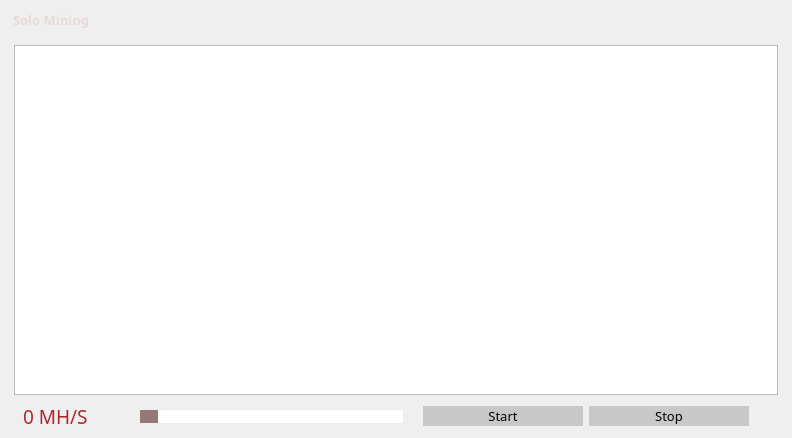
<?xml version="1.0" encoding="UTF-8"?>
<ui version="4.0">
 <class>MiningPage</class>
 <widget class="QDialog" name="MiningPage">
  <property name="geometry">
   <rect>
    <x>0</x>
    <y>0</y>
    <width>792</width>
    <height>438</height>
   </rect>
  </property>
  <property name="windowTitle">
   <string>Mining window</string>
  </property>
  <property name="styleSheet">
   <string notr="true"/>
  </property>
  <layout class="QVBoxLayout" name="verticalLayout">
   <property name="spacing">
    <number>0</number>
   </property>
   <property name="margin">
    <number>0</number>
   </property>
   <item>
    <widget class="Line" name="lineBefore">
     <property name="frameShadow">
      <enum>QFrame::Raised</enum>
     </property>
     <property name="lineWidth">
      <number>0</number>
     </property>
     <property name="orientation">
      <enum>Qt::Horizontal</enum>
     </property>
    </widget>
   </item>
   <item>
    <widget class="QWidget" name="wHeader" native="true">
     <property name="minimumSize">
      <size>
       <width>0</width>
       <height>32</height>
      </size>
     </property>
     <property name="maximumSize">
      <size>
       <width>16777215</width>
       <height>32</height>
      </size>
     </property>
     <property name="is_header" stdset="0">
      <bool>true</bool>
     </property>
     <layout class="QHBoxLayout" name="horizontalLayout_20">
      <property name="margin">
       <number>0</number>
      </property>
      <item>
       <widget class="QLabel" name="label_38">
        <property name="palette">
         <palette>
          <active/>
          <inactive/>
          <disabled/>
         </palette>
        </property>
        <property name="font">
         <font>
          <family>Adobe Arabic</family>
          <pointsize>10</pointsize>
          <weight>75</weight>
          <italic>false</italic>
          <bold>true</bold>
          <stylestrategy>PreferAntialias</stylestrategy>
         </font>
        </property>
        <property name="styleSheet">
         <string notr="true">QLabel {
	color: #E9D9D8;rgb(239, 239, 239)
}</string>
        </property>
        <property name="frameShadow">
         <enum>QFrame::Plain</enum>
        </property>
        <property name="text">
         <string>　Solo Mining</string>
        </property>
        <property name="textFormat">
         <enum>Qt::AutoText</enum>
        </property>
        <property name="scaledContents">
         <bool>true</bool>
        </property>
       </widget>
      </item>
     </layout>
    </widget>
   </item>
   <item>
    <widget class="QWidget" name="wContainer" native="true">
     <property name="styleSheet">
      <string notr="true">border-color: rgb(0, 0, 0);</string>
     </property>
     <layout class="QVBoxLayout" name="verticalLayout_2">
      <property name="leftMargin">
       <number>14</number>
      </property>
      <property name="topMargin">
       <number>10</number>
      </property>
      <property name="rightMargin">
       <number>14</number>
      </property>
      <property name="bottomMargin">
       <number>8</number>
      </property>
      <item>
       <widget class="QTextEdit" name="miningLog">
        <property name="minimumSize">
         <size>
          <width>0</width>
          <height>100</height>
         </size>
        </property>
        <property name="palette">
         <palette>
          <active>
           <colorrole role="Button">
            <brush brushstyle="SolidPattern">
             <color alpha="255">
              <red>242</red>
              <green>241</green>
              <blue>240</blue>
             </color>
            </brush>
           </colorrole>
           <colorrole role="Base">
            <brush brushstyle="SolidPattern">
             <color alpha="255">
              <red>255</red>
              <green>255</green>
              <blue>255</blue>
             </color>
            </brush>
           </colorrole>
           <colorrole role="Window">
            <brush brushstyle="SolidPattern">
             <color alpha="255">
              <red>242</red>
              <green>241</green>
              <blue>240</blue>
             </color>
            </brush>
           </colorrole>
          </active>
          <inactive>
           <colorrole role="Button">
            <brush brushstyle="SolidPattern">
             <color alpha="255">
              <red>242</red>
              <green>241</green>
              <blue>240</blue>
             </color>
            </brush>
           </colorrole>
           <colorrole role="Base">
            <brush brushstyle="SolidPattern">
             <color alpha="255">
              <red>255</red>
              <green>255</green>
              <blue>255</blue>
             </color>
            </brush>
           </colorrole>
           <colorrole role="Window">
            <brush brushstyle="SolidPattern">
             <color alpha="255">
              <red>242</red>
              <green>241</green>
              <blue>240</blue>
             </color>
            </brush>
           </colorrole>
          </inactive>
          <disabled>
           <colorrole role="Button">
            <brush brushstyle="SolidPattern">
             <color alpha="255">
              <red>242</red>
              <green>241</green>
              <blue>240</blue>
             </color>
            </brush>
           </colorrole>
           <colorrole role="Base">
            <brush brushstyle="SolidPattern">
             <color alpha="255">
              <red>242</red>
              <green>241</green>
              <blue>240</blue>
             </color>
            </brush>
           </colorrole>
           <colorrole role="Window">
            <brush brushstyle="SolidPattern">
             <color alpha="255">
              <red>242</red>
              <green>241</green>
              <blue>240</blue>
             </color>
            </brush>
           </colorrole>
          </disabled>
         </palette>
        </property>
        <property name="font">
         <font>
          <family>Adobe Arabic</family>
          <pointsize>10</pointsize>
          <weight>50</weight>
          <bold>false</bold>
         </font>
        </property>
        <property name="styleSheet">
         <string notr="true"> QScrollBar:vertical {
     border: 0px solid grey;
     background: white;
     width: 9px;
     margin: 0px 0px 0 0px;
 }
 QScrollBar::handle:vertical {
     background: #BB9396;
     min-width: 20px;
 }</string>
        </property>
        <property name="readOnly">
         <bool>true</bool>
        </property>
        <property name="tabKeyNavigation" stdset="0">
         <bool>false</bool>
        </property>
        <property name="columnCount" stdset="0">
         <number>2</number>
        </property>
       </widget>
      </item>
      <item>
       <layout class="QHBoxLayout" name="horizontalLayout">
        <property name="leftMargin">
         <number>9</number>
        </property>
        <property name="topMargin">
         <number>2</number>
        </property>
        <property name="rightMargin">
         <number>9</number>
        </property>
        <property name="bottomMargin">
         <number>0</number>
        </property>
        <item>
         <widget class="QLabel" name="lSpeed">
          <property name="sizePolicy">
           <sizepolicy hsizetype="Preferred" vsizetype="Preferred">
            <horstretch>0</horstretch>
            <verstretch>0</verstretch>
           </sizepolicy>
          </property>
          <property name="minimumSize">
           <size>
            <width>110</width>
            <height>0</height>
           </size>
          </property>
          <property name="palette">
           <palette>
            <active>
             <colorrole role="WindowText">
              <brush brushstyle="SolidPattern">
               <color alpha="255">
                <red>175</red>
                <green>39</green>
                <blue>46</blue>
               </color>
              </brush>
             </colorrole>
             <colorrole role="Text">
              <brush brushstyle="SolidPattern">
               <color alpha="255">
                <red>175</red>
                <green>39</green>
                <blue>46</blue>
               </color>
              </brush>
             </colorrole>
             <colorrole role="ButtonText">
              <brush brushstyle="SolidPattern">
               <color alpha="255">
                <red>175</red>
                <green>39</green>
                <blue>46</blue>
               </color>
              </brush>
             </colorrole>
            </active>
            <inactive>
             <colorrole role="WindowText">
              <brush brushstyle="SolidPattern">
               <color alpha="255">
                <red>175</red>
                <green>39</green>
                <blue>46</blue>
               </color>
              </brush>
             </colorrole>
             <colorrole role="Text">
              <brush brushstyle="SolidPattern">
               <color alpha="255">
                <red>175</red>
                <green>39</green>
                <blue>46</blue>
               </color>
              </brush>
             </colorrole>
             <colorrole role="ButtonText">
              <brush brushstyle="SolidPattern">
               <color alpha="255">
                <red>175</red>
                <green>39</green>
                <blue>46</blue>
               </color>
              </brush>
             </colorrole>
            </inactive>
            <disabled>
             <colorrole role="WindowText">
              <brush brushstyle="SolidPattern">
               <color alpha="255">
                <red>175</red>
                <green>39</green>
                <blue>46</blue>
               </color>
              </brush>
             </colorrole>
             <colorrole role="Text">
              <brush brushstyle="SolidPattern">
               <color alpha="255">
                <red>175</red>
                <green>39</green>
                <blue>46</blue>
               </color>
              </brush>
             </colorrole>
             <colorrole role="ButtonText">
              <brush brushstyle="SolidPattern">
               <color alpha="255">
                <red>175</red>
                <green>39</green>
                <blue>46</blue>
               </color>
              </brush>
             </colorrole>
            </disabled>
           </palette>
          </property>
          <property name="font">
           <font>
            <family>Adobe Arabic</family>
            <pointsize>14</pointsize>
            <weight>50</weight>
            <bold>false</bold>
            <stylestrategy>PreferAntialias</stylestrategy>
           </font>
          </property>
          <property name="styleSheet">
           <string notr="true">QLabel {
	rgb(239, 239, 239)
}</string>
          </property>
          <property name="text">
           <string notr="true">0 MH/S</string>
          </property>
          <property name="wordWrap">
           <bool>false</bool>
          </property>
          <property name="textInteractionFlags">
           <set>Qt::TextSelectableByMouse</set>
          </property>
         </widget>
        </item>
        <item>
         <widget class="QSlider" name="procSlider">
          <property name="enabled">
           <bool>true</bool>
          </property>
          <property name="styleSheet">
           <string notr="true">QSlider::groove {
	border: 1px solid #ededed;
	background-color: white;
	min-height: 20px;
}
QSlider::groove:disabled {
	background-color: #e0e0e0;
}

QSlider::handle {
	border: none;
	background-color: #947978;
    width: 18px;
}
QSlider::handle:hover {
	background-color: #AF272E;
}
QSlider::handle:pressed {
	background-color: #9D0B17;
}
</string>
          </property>
          <property name="minimum">
           <number>1</number>
          </property>
          <property name="maximum">
           <number>1</number>
          </property>
          <property name="orientation">
           <enum>Qt::Horizontal</enum>
          </property>
         </widget>
        </item>
        <item>
         <spacer name="horizontalSpacer_4">
          <property name="orientation">
           <enum>Qt::Horizontal</enum>
          </property>
          <property name="sizeType">
           <enum>QSizePolicy::Fixed</enum>
          </property>
          <property name="sizeHint" stdset="0">
           <size>
            <width>13</width>
            <height>20</height>
           </size>
          </property>
         </spacer>
        </item>
        <item>
         <widget class="QPushButton" name="bStartMining">
          <property name="minimumSize">
           <size>
            <width>160</width>
            <height>20</height>
           </size>
          </property>
          <property name="maximumSize">
           <size>
            <width>160</width>
            <height>20</height>
           </size>
          </property>
          <property name="palette">
           <palette>
            <active>
             <colorrole role="WindowText">
              <brush brushstyle="SolidPattern">
               <color alpha="255">
                <red>0</red>
                <green>0</green>
                <blue>0</blue>
               </color>
              </brush>
             </colorrole>
             <colorrole role="Button">
              <brush brushstyle="SolidPattern">
               <color alpha="255">
                <red>200</red>
                <green>200</green>
                <blue>200</blue>
               </color>
              </brush>
             </colorrole>
             <colorrole role="Text">
              <brush brushstyle="SolidPattern">
               <color alpha="255">
                <red>0</red>
                <green>0</green>
                <blue>0</blue>
               </color>
              </brush>
             </colorrole>
             <colorrole role="ButtonText">
              <brush brushstyle="SolidPattern">
               <color alpha="255">
                <red>0</red>
                <green>0</green>
                <blue>0</blue>
               </color>
              </brush>
             </colorrole>
             <colorrole role="Base">
              <brush brushstyle="SolidPattern">
               <color alpha="255">
                <red>200</red>
                <green>200</green>
                <blue>200</blue>
               </color>
              </brush>
             </colorrole>
             <colorrole role="Window">
              <brush brushstyle="SolidPattern">
               <color alpha="255">
                <red>200</red>
                <green>200</green>
                <blue>200</blue>
               </color>
              </brush>
             </colorrole>
            </active>
            <inactive>
             <colorrole role="WindowText">
              <brush brushstyle="SolidPattern">
               <color alpha="255">
                <red>0</red>
                <green>0</green>
                <blue>0</blue>
               </color>
              </brush>
             </colorrole>
             <colorrole role="Button">
              <brush brushstyle="SolidPattern">
               <color alpha="255">
                <red>200</red>
                <green>200</green>
                <blue>200</blue>
               </color>
              </brush>
             </colorrole>
             <colorrole role="Text">
              <brush brushstyle="SolidPattern">
               <color alpha="255">
                <red>0</red>
                <green>0</green>
                <blue>0</blue>
               </color>
              </brush>
             </colorrole>
             <colorrole role="ButtonText">
              <brush brushstyle="SolidPattern">
               <color alpha="255">
                <red>0</red>
                <green>0</green>
                <blue>0</blue>
               </color>
              </brush>
             </colorrole>
             <colorrole role="Base">
              <brush brushstyle="SolidPattern">
               <color alpha="255">
                <red>200</red>
                <green>200</green>
                <blue>200</blue>
               </color>
              </brush>
             </colorrole>
             <colorrole role="Window">
              <brush brushstyle="SolidPattern">
               <color alpha="255">
                <red>200</red>
                <green>200</green>
                <blue>200</blue>
               </color>
              </brush>
             </colorrole>
            </inactive>
            <disabled>
             <colorrole role="WindowText">
              <brush brushstyle="SolidPattern">
               <color alpha="255">
                <red>0</red>
                <green>0</green>
                <blue>0</blue>
               </color>
              </brush>
             </colorrole>
             <colorrole role="Button">
              <brush brushstyle="SolidPattern">
               <color alpha="255">
                <red>200</red>
                <green>200</green>
                <blue>200</blue>
               </color>
              </brush>
             </colorrole>
             <colorrole role="Text">
              <brush brushstyle="SolidPattern">
               <color alpha="255">
                <red>0</red>
                <green>0</green>
                <blue>0</blue>
               </color>
              </brush>
             </colorrole>
             <colorrole role="ButtonText">
              <brush brushstyle="SolidPattern">
               <color alpha="255">
                <red>0</red>
                <green>0</green>
                <blue>0</blue>
               </color>
              </brush>
             </colorrole>
             <colorrole role="Base">
              <brush brushstyle="SolidPattern">
               <color alpha="255">
                <red>200</red>
                <green>200</green>
                <blue>200</blue>
               </color>
              </brush>
             </colorrole>
             <colorrole role="Window">
              <brush brushstyle="SolidPattern">
               <color alpha="255">
                <red>200</red>
                <green>200</green>
                <blue>200</blue>
               </color>
              </brush>
             </colorrole>
            </disabled>
           </palette>
          </property>
          <property name="font">
           <font>
            <family>Adobe Arabic</family>
            <pointsize>10</pointsize>
            <weight>50</weight>
            <italic>false</italic>
            <bold>false</bold>
            <stylestrategy>PreferAntialias</stylestrategy>
           </font>
          </property>
          <property name="styleSheet">
           <string notr="true">QPushButton {
	background-color:rgb(200, 200, 200);
	color: rgb(0, 0, 0);
	border: 0px solid gray;
	max-height: 20px;
	min-height: 20px;
	max-width: 160px;
	min-width: 160px;
}

QPushButton:hover {
	background-color: rgb(180, 180, 180);
}

QPushButton:pressed:flat {
	background-color: rgb(140, 140, 140);
}</string>
          </property>
          <property name="text">
           <string>Start</string>
          </property>
          <property name="default">
           <bool>false</bool>
          </property>
          <property name="flat">
           <bool>true</bool>
          </property>
         </widget>
        </item>
        <item>
         <widget class="QPushButton" name="bStopMining">
          <property name="minimumSize">
           <size>
            <width>160</width>
            <height>20</height>
           </size>
          </property>
          <property name="maximumSize">
           <size>
            <width>160</width>
            <height>20</height>
           </size>
          </property>
          <property name="font">
           <font>
            <family>Adobe Arabic</family>
            <pointsize>10</pointsize>
            <weight>50</weight>
            <bold>false</bold>
            <stylestrategy>PreferAntialias</stylestrategy>
           </font>
          </property>
          <property name="styleSheet">
           <string notr="true">QPushButton {
	background-color: ;
	background-color: rgb(200, 200, 200);
	color: rgb(0, 0, 0);
	border: 0px solid gray;
	max-height: 20px;
	min-height: 20px;
	max-width: 160px;
	min-width: 160px;
}

QPushButton:hover {
	background-color: rgb(180, 180, 180);
}

QPushButton:pressed:flat {
	background-color: rgb(140, 140, 140);
}</string>
          </property>
          <property name="text">
           <string>Stop</string>
          </property>
          <property name="default">
           <bool>true</bool>
          </property>
          <property name="flat">
           <bool>true</bool>
          </property>
         </widget>
        </item>
        <item>
         <spacer name="horizontalSpacer_2">
          <property name="orientation">
           <enum>Qt::Horizontal</enum>
          </property>
          <property name="sizeType">
           <enum>QSizePolicy::Fixed</enum>
          </property>
          <property name="sizeHint" stdset="0">
           <size>
            <width>20</width>
            <height>20</height>
           </size>
          </property>
         </spacer>
        </item>
       </layout>
      </item>
     </layout>
    </widget>
   </item>
  </layout>
 </widget>
 <resources>
  <include location="../res.qrc"/>
 </resources>
 <connections/>
</ui>
